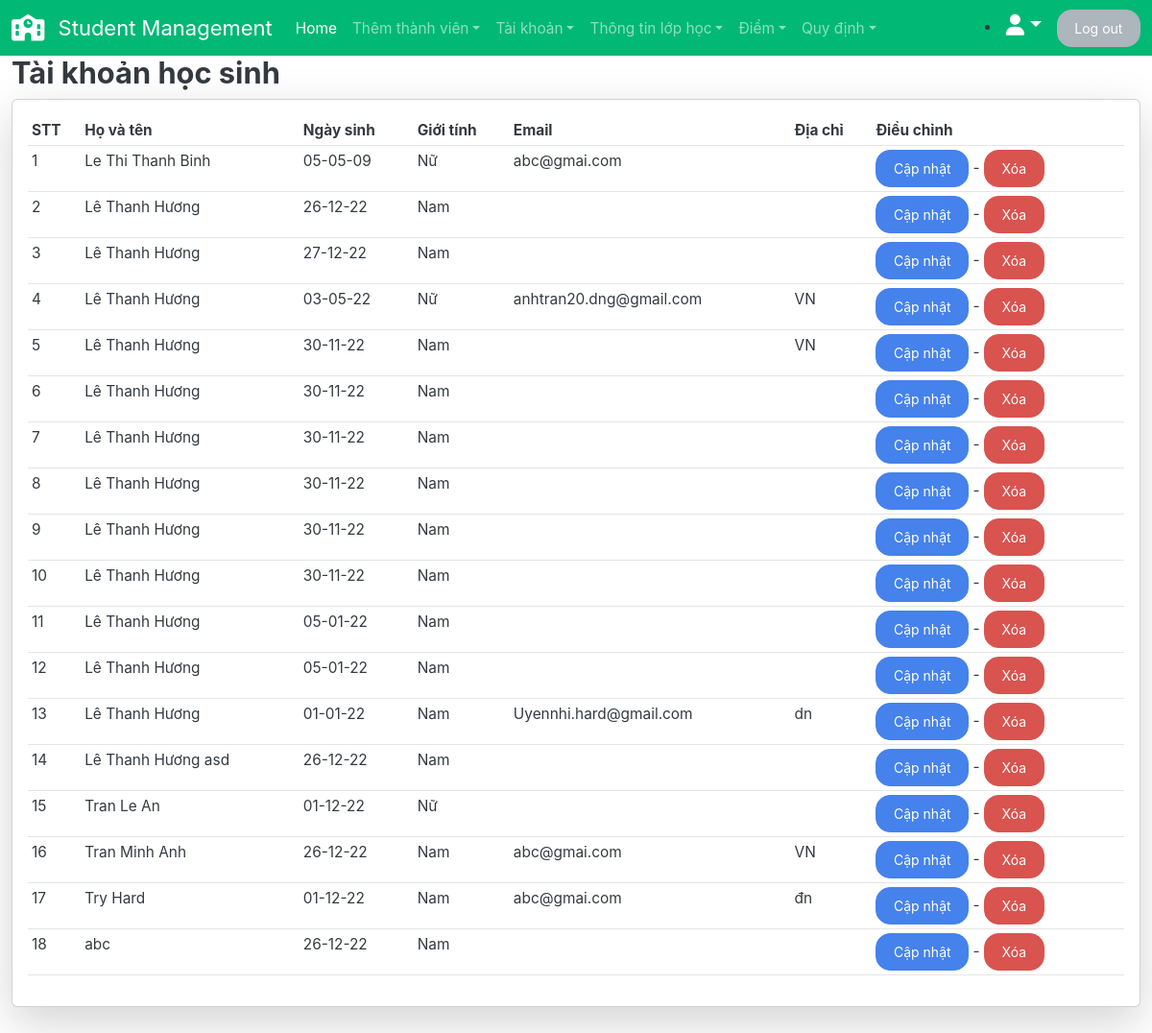
Page /danhsachtaikhoanHS/ on the earlier database version.
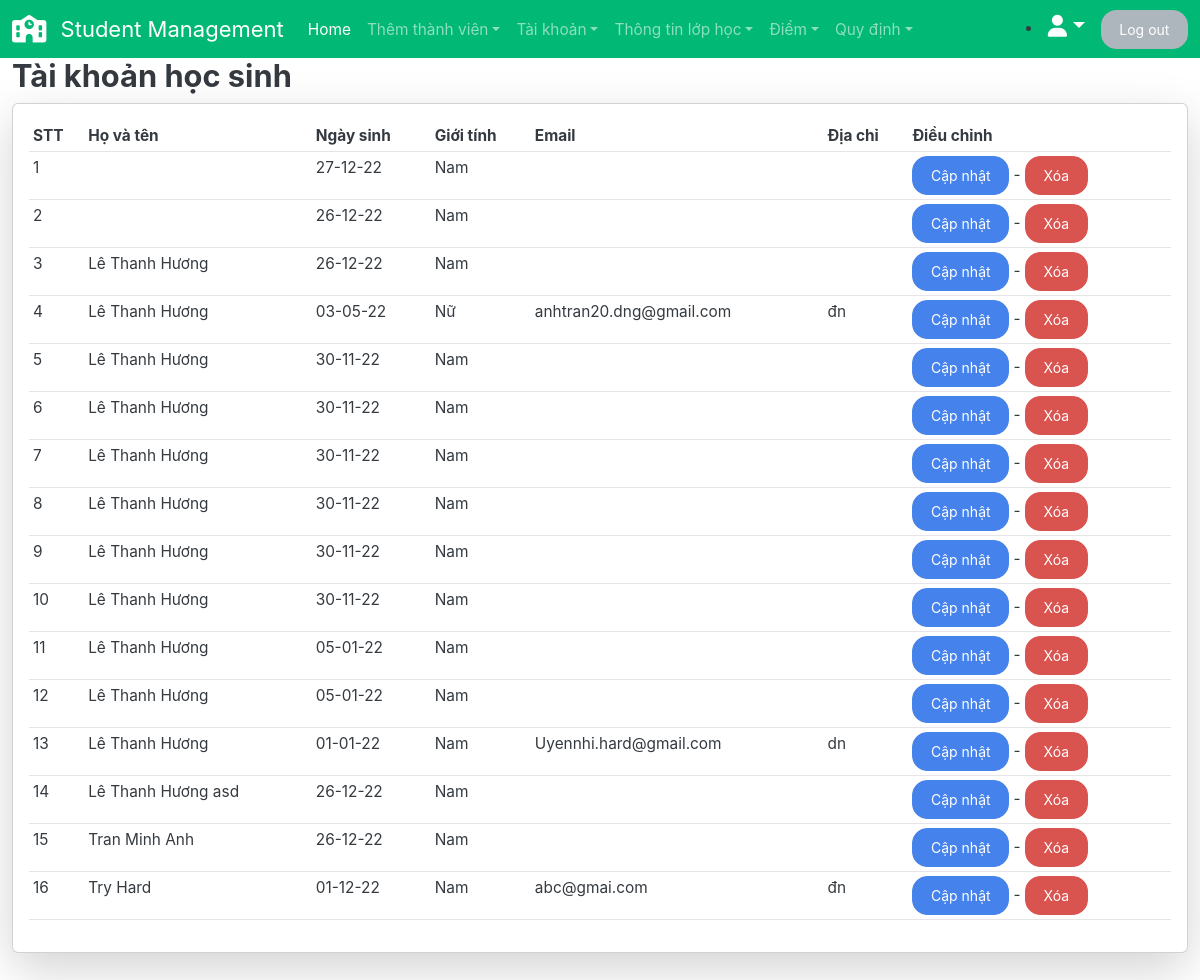
Same page on the later database version.
### studentManager/models.py (models this page shows, shortened)
class Student(models.Model):
    user = models.OneToOneField(CustomUser, on_delete=models.CASCADE)
    classOfSchool = models.ManyToManyField(SchoolClass, blank=True)

class CustomUser(AbstractUser):
    USER_TYPE = (('1', "Admin"), ('2', "Teacher"), ('3', "Student"))
    SEX_CATELOGY = [("1", "Nam"), ("0", "Nữ")]
    now = date.today
    username = models.CharField(max_length=200, unique=True)
    role = models.CharField(default='1', choices=USER_TYPE, max_length=1)
    is_active = models.BooleanField(default=True)
    is_staff = models.BooleanField(default=False)
    is_superuser = models.BooleanField(default=False)
    name = models.CharField(default='', max_length=200)
    dateOfBirth = models.DateField(default=now)
    sex = models.CharField(default='1', choices=SEX_CATELOGY,max_length=1)
    phone = models.CharField(default='', max_length=20, blank=True)
    email = models.EmailField(default='', blank=True)
    address = models.TextField(default='', blank=True)
    USERNAME_FIELD = "username"
    REQUIRED_FIELDS = []
    objects = CustomUserManager()

### studentManager/views.py (the view)
# urls.py: path("danhsachtaikhoanHS/", views.dsTaiKhoanHS, name='dsTaiKhoanHS'),
def dsTaiKhoanHS(request):
    accountsStudent = Student.objects.all().order_by('user__name')
    formatDate = [a.user.dateOfBirth.strftime(
        "%d-%m-%y") for a in accountsStudent]
    accounts = zip(accountsStudent, formatDate)
    context = {
        'accounts': accounts,
    }
    return render(request, 'studentManager/dsTaikhoanHS.html', context=context)

### studentManager/templates/studentManager/dsTaikhoanHS.html
{% extends 'studentManager/base.html' %}
{% load static %}
{% block content %}
<h3 class="label">Tài khoản học sinh</h3>
<div class="card card-body shadow-lg">
    <table class="table table-sm">
        <tr>
            <th>STT</th>
            <th>Họ và tên</th>
            <th>Ngày sinh</th>
            <th>Giới tính</th>
            <th>Email</th>
            <th>Địa chỉ</th>
            <th>Điều chỉnh</th>
        </tr>
        {% for account,date in accounts %}
        <tr>
            <td>{{ forloop.counter }}</td>
            <td>{{account.user.name}}</td>
            <td>{{date}}</td>
            {%if account.user.sex == '1'%}
            <td>Nam</td>
            {%else%}
            <td>Nữ</td>
            {%endif%}
            <td>{{account.user.email}}</td>
            <td>{{account.user.address}}</td>
            <td>
                <a href="{% url 'capNhatTKHS' account.id %}"  class="btn btn-primary">Cập nhật</a> -
                <a href="#" onclick="return confirm('Xác nhận xóa tài khoản này ?')"
                    class="btn btn-danger">Xóa</a>
            </td>
        </tr>
        {% endfor %}
    </table>
</div>
<br>
{% endblock content %}

### studentManager/templates/studentManager/base.html (shortened to what this page needs)
{% load static %}
<!DOCTYPE html>
<html lang="en">
<head>
    <link href="https://cdn.jsdelivr.net/npm/bootstrap@5.0.2/dist/css/bootstrap.min.css" rel="stylesheet">
    <link rel="stylesheet" href="https://code.ionicframework.com/ionicons/2.0.1/css/ionicons.min.css">
	<link rel="stylesheet" href="https://use.fontawesome.com/releases/v5.6.1/css/all.css">
    <link rel="stylesheet" href="https://cdnjs.cloudflare.com/ajax/libs/font-awesome/6.2.1/css/all.min.css" />
    <link href="{% static 'css/bootstrap.min.css' %}" rel="stylesheet">
</head>
<body class="d-flex flex-column min-vh-100">
    <nav class="navbar navbar-expand-lg navbar-dark bg-dark">
        <div class="container-fluid">
            <a class="navbar-brand" href="{% url 'homepage' %}">
                <i class="fa-solid fa-school fa-lg me-2"></i>
                Student Management
            </a>
            <div class="collapse navbar-collapse" id="navbarColor02">
                <ul class="navbar-nav me-auto">
                    <li class="nav-item">
                        <a class="nav-link active" href="{% url 'homepage' %}">Home
                        </a>
                    </li>
                    <li class="nav-item dropdown">
                        <a class="nav-link dropdown-toggle" data-bs-toggle="dropdown" href="#" role="button"
                            aria-haspopup="true" aria-expanded="false">Thêm thành viên</a>
                    </li>
                    <li class="nav-item dropdown">
                        <a class="nav-link dropdown-toggle" data-bs-toggle="dropdown" href="#" role="button" aria-haspopup="true"
                            aria-expanded="false">Tài khoản</a>
                    </li>
                    <li class="nav-item dropdown">
                        <a class="nav-link dropdown-toggle" data-bs-toggle="dropdown" href="#" role="button"
                            aria-haspopup="true" aria-expanded="false">Thông tin lớp học</a>
                    </li>
                    <li class="nav-item dropdown">
                        <a class="nav-link dropdown-toggle" data-bs-toggle="dropdown" href="#" role="button"
                            aria-haspopup="true" aria-expanded="false">Điểm</a>
                    </li>
                    <li class="nav-item dropdown">
                        <a class="nav-link dropdown-toggle" data-bs-toggle="dropdown" href="#" role="button"
                            aria-haspopup="true" aria-expanded="false">Quy định</a>
                    </li>
                </ul>
                <form class="d-flex">
                    <li class="nav-item dropdown">
                        <a class="navbar-brand dropdown-toggle" data-bs-toggle="dropdown" href="#" role="button" aria-haspopup="true"
                            aria-expanded="false"><i class="fa-solid fa-user"></i></a>
                    </li>
                    <button class="btn btn-secondary my-2 my-sm-0" type="submit">
                        <a class="dropdown-item" href="{% url 'logout_user' %}">Log out</a>
                    </button>
                </form>
            </div>
        </div>
    </nav>
    <div class="container-fluid">
        {% block content %}
        {% endblock %}
    </div>
</body>
</html>

Differences in the rows shown:
removed Student: user.name "Le Thi Thanh Binh", date "05-05-09", shows "Nữ", user.email "abc@gmai.com"
removed Student: user.name "Tran Le An", date "01-12-22", shows "Nữ"
changed through a linked row, Student (number 1 of 16 on the later page): user.name "Lê Thanh Hương" → (not shown); moves up the list
changed through a linked row, Student (number 2 of 16 on the later page): user.name "abc" → (not shown); moves up the list
changed through a linked row, Student "anhtran20.dng@gmail.com": user.address "VN" → "đn"
changed through a linked row, Student (number 5 of 16 on the later page): user.address "VN" → (not shown)
changed through a linked row, Student "Tran Minh Anh": user.email "abc@gmai.com" → (not shown); user.address "VN" → (not shown)
